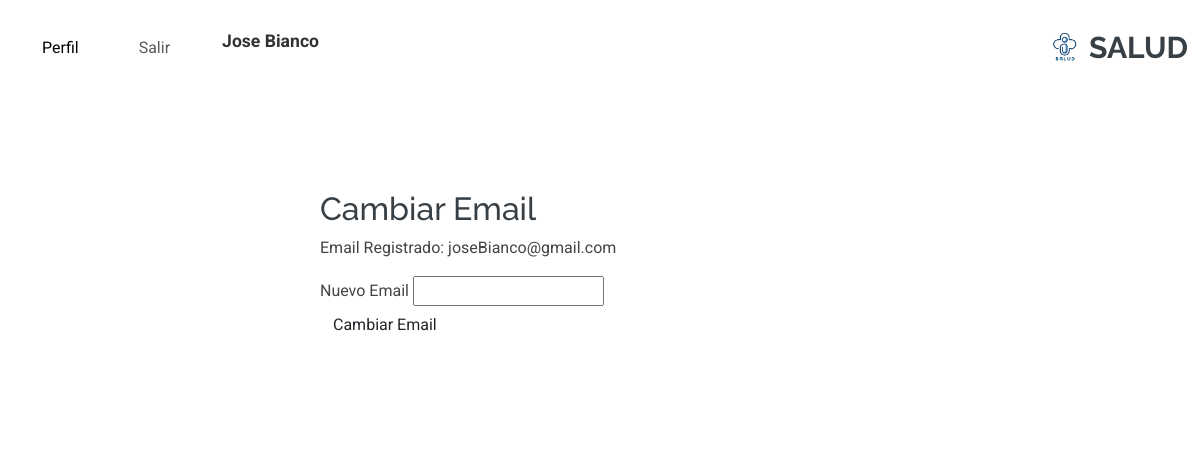
Page /persona/modificar_email/ (signed in) on the committed database.
### account/models.py (models this page shows, shortened)
class Profile(models.Model):
    user = models.OneToOneField(settings.AUTH_USER_MODEL, on_delete=models.CASCADE)
    nombre = models.CharField(max_length=30, blank=True, null=True)
    apellido = models.CharField(max_length=30, blank=True, null=True)
    dni = models.CharField(max_length=15, blank=True, null=True)
    fecha_nacimiento = models.DateField(blank=True, null=True)
    email = models.EmailField(max_length=254, unique=True)
    rol = models.CharField(
        max_length=20,
        choices=[
            ('jugador', 'Jugador'),  # Valor predeterminado actualizado a "jugador"
            ('medico', 'Médico'),
            ('representante', 'Representante'),
        ],
        default='jugador'
    )
    class Meta:
        ordering = ['user__username']

### persona/views.py (the view, shortened to what this page needs)
# urls.py: path('modificar_email/', views.cambiar_email, name='modificar_email'),
def cambiar_email(request):
    profile = request.user.profile
    return render(request, 'persona/modificar_email.html', {'profile': profile})

### persona/templates/persona/modificar_email.html (shortened to what this page needs)
{% extends 'core/base.html' %}
{% block content %}
    <div class="form-container">
        <h2>Cambiar Email</h2>
        <p>Email Registrado: {{ profile.email }}
        <form method="POST">
            <div class="form-group">
                <label for="email">Nuevo Email</label>
                <input type="email" id="email" name="email" required>
            </div>
            <button type="submit" class="btn">Cambiar Email</button>
        </form>
    </div>
{% endblock %}

### core/templates/core/base.html (shortened to what this page needs)
<!DOCTYPE html>
<html lang="en">
<head>
    {% load static %}
    <link rel="stylesheet" href="https://cdnjs.cloudflare.com/ajax/libs/font-awesome/5.15.4/css/all.min.css">
    <link href="https://cdn.jsdelivr.net/npm/bootstrap@5.3.0-alpha1/dist/css/bootstrap.min.css" rel="stylesheet">
    <link href="{% static 'core/vendor/bootstrap/css/bootstrap.min.css' %}" rel="stylesheet">
    <link href="{% static 'core/vendor/bootstrap-icons/bootstrap-icons.css' %}" rel="stylesheet">
    <link href="{% static 'core/vendor/aos/aos.css' %}" rel="stylesheet">
    <link href="{% static 'core/vendor/glightbox/css/glightbox.min.css' %}" rel="stylesheet">
    <link href="{% static 'core/vendor/swiper/swiper-bundle.min.css' %}" rel="stylesheet">
    <link href="{% static 'core/css/main.css' %}" rel="stylesheet">
</head>
<body class="index-page">
    <header id="header" class="header d-flex align-items-center sticky-top">
        <div class="container-fluid position-relative d-flex align-items-center justify-content-between">
            <a href="" class="logo d-flex align-items-center me-auto me-xl-0">
                <img src="{% static 'core/img/logoapp.png' %}" alt="Logo">
                <h1 class="sitename">SALUD</h1>
            </a>
            <nav id="navmenu" class="navbar navbar-expand-lg navbar-light bg-white ">
                <div class="container-fluid">
                    <div class="collapse navbar-collapse" id="navbarNav">
                        <ul class="navbar-nav ms-auto">
                            {% if request.path != '/account/login/' %}
                                {% if user.is_authenticated %}
                                    <li class="nav-item me-4">
                                        <a href="{% url 'perfil' %}" class="nav-link active">Perfil</a>
                                    </li>
                                    <li class="nav-item me-4">
                                        <button type="button" class="btn btn-link nav-link" data-bs-toggle="modal" data-bs-target="#logoutModal">
                                            Salir
                                        </button>
                                    </li>
                                    <li class="nav-item me-4">
                                        <span class="navbar-text fw-bold">
                                            {{ profile.nombre }} {{ profile.apellido }}
                                        </span>
                                    </li>
                                    {% if profile.rol == 'jugador' %}
                                    <li class="nav-item me-4">
                                        <a href="{% url 'menu_jugador' %}" class="nav-link"></a>
                                    </li>
                                    {% endif %}
                                {% endif %}
                            {% endif %}
                        </ul>
                    </div>
                </div>
            </nav>
        </div>
    </header>
    {% block content %}{% endblock %}
</body>
</html>

### core/static/core/css/main.css (style rules this page uses)
:root { --default-font: "Roboto", system-ui, -apple-system, "Segoe UI", Roboto, "Helvetica Neue", Arial, "Noto Sans", "Liberation Sans", sans-serif, "Apple Color Emoji", "Segoe UI Emoji", "Segoe UI Symbol", "Noto Color Emoji"; --heading-font: "Raleway", sans-serif; --nav-font: "Poppins", sans-serif; }
:root { --background-color: #ffffff; --default-color: #444444; --heading-color: #384046; --accent-color: #3498db; --surface-color: #ffffff; --contrast-color: #ffffff; }
:root { --nav-color: #444444; --nav-hover-color: #3498db; --nav-mobile-background-color: #ffffff; --nav-dropdown-background-color: #ffffff; --nav-dropdown-color: #444444; --nav-dropdown-hover-color: #3498db; }
:root { scroll-behavior: smooth; }
body { color: var(--default-color); background-color: var(--background-color); font-family: var(--default-font); }
a { color: var(--accent-color); text-decoration: none; transition: 0.3s; }
h1, h2, h3, h4, h5, h6 { color: var(--heading-color); font-family: var(--heading-font); }
.header { color: var(--default-color); background-color: var(--background-color); padding: 20px 0; transition: all 0.5s; z-index: 997; }
.header .logo { line-height: 1; }
.header .logo img { max-height: 36px; margin-right: 8px; }
.header .logo h1 { font-size: 30px; margin: 0; font-weight: 700; color: var(--heading-color); }
@media (max-width: 1200px) { .header .logo { order: 1; } }
.form-container { position: absolute; top: 10%; left: 50%; transform: translateX(-50%); width: 60%; margin-top: 30px; max-height: 100vh; padding: 80px; background-color: rgba(255, 255, 255, 0.9); border-radius: 10px; }
.navbar-nav .nav-link { transition: transform 0.3s ease; }
#navmenu { background-color: #f8f9fa; }
#navmenu .navbar-text { color: #333; font-size: 1.1rem; }
#navmenu .nav-item { padding: 0 10px; }

### rows in the picture
Profile: nombre "Jose", apellido "Bianco", email "joseBianco@gmail.com"
